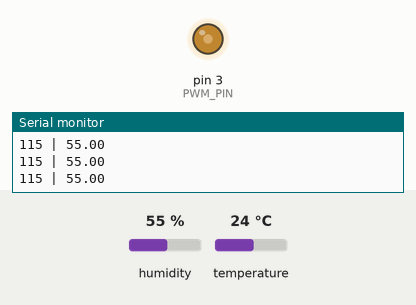
Recording of a sketch running on a simulated Arduino Uno, built with avr-gcc and run on an emulated ATmega328P. Shown: output pins drawn as LEDs (lit = HIGH), the last lines printed to the serial monitor. Inputs (shaded band) come from the test bench; at power-on: humidity 55 %, temperature 24 °C.

Above: at 2.8 s.
2.9 s: humidity set to 22 %
At 5.0 s:
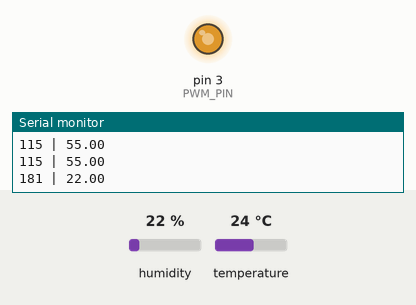
5.6 s: humidity set to 88 %
At 6.8 s:
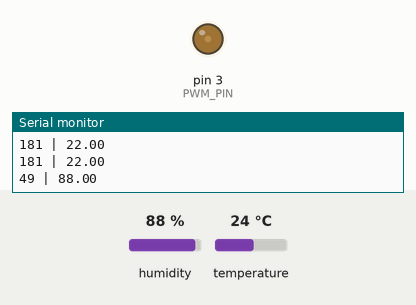
Timing chart, 0 to 8.6 s (numbered marks = the images above; inputs shaded):
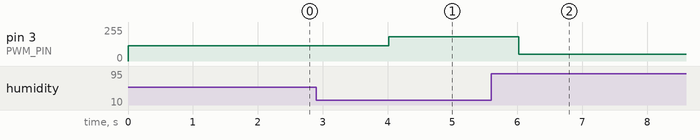

The sketch:

Project.ino
```cpp
#include "DHT.h" //adafruit library

#define DHT22_PIN 5
#define DHTTYPE DHT22

#define PWM_PIN 3
DHT dht(DHT22_PIN, DHTTYPE);

void setup() {
  Serial.begin(9600);
  pinMode(DHT22_PIN, INPUT);
  pinMode(PWM_PIN, OUTPUT);
  dht.begin();
}

void loop() {

  float h = dht.readHumidity();

  analogWrite(PWM_PIN, map(h, 0, 100, 225, 25));
  Serial.print(map(h, 0, 100, 225, 25));
  Serial.print(" | ");
  Serial.print(h);
  Serial.println();
  delay(1000);
}
```

Measured:
- after the input at 2.9 s, pin 3 (PWM_PIN): 115/255 → 181/255 after 1.1 s
- after the input at 5.6 s, pin 3 (PWM_PIN): 181/255 → 49/255 after 0.43 s
